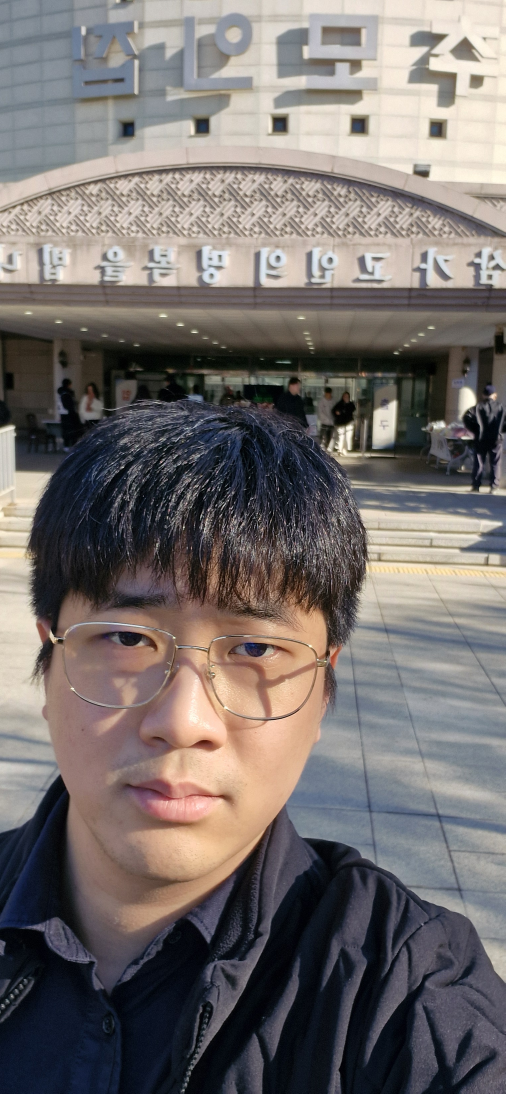
#> input picture client/uploads/-uHisAQOEMjwAVZx/original.jpg, 1516 x 3280 px (shown at 1/3 size)
$ python -i draw_module.py   (imports and definitions only)
#> lines starting #> are read from the running program, lines starting #| are printed output that depends on the picture; after the words box and inside, x2 and y2 are one past the last pixel; in counts of white or black regions, pixels touching at a corner belong together
#> in generate_sketch, image is the input picture: shape (3280, 1516, 3); mean B, G, R 109.2, 111.1, 117.5
import cv2
import random
import numpy as np

# ===== 고정 파라미터 =====
CANNY_LOW = 80
CANNY_HIGH = 150

# ===== 팔레트 (RGB 순서) =====
# 인덱스는 1부터 시작
palette = [

    # 🔴 빨강 계열
    (159, 52, 58),     # 딥 레드
    (179, 78, 96),     # 로즈 레드

    # 🟠 주황 계열
    (187, 99, 61),     # 브릭 오렌지

    # 🟡 노랑 계열
    (202, 181, 53),    # 머스터드 옐로우

    # 🟢 초록 계열
    (104, 150, 75),    # 올리브 그린
    (71, 125, 99),     # 포레스트 그린

    # 🟢 청록 계열
    (79, 118, 135),    # 틸 블루
    (58, 103, 168),    # 블루 그린

    # 🔵 파랑 계열
    (53, 46, 139),     # 딥 블루
    (68, 72, 97),      # 슬레이트 블루
    (56, 62, 78),      # 다크 블루 그레이

    # 🟣 보라 계열
    (111, 70, 140),    # 퍼플
    (130, 76, 113),    # 모브 퍼플

    # 🌸 핑크 계열
    (209, 145, 171),   # 소프트 핑크

    # 🟤 갈색 계열
    (103, 78, 71),     # 브라운
    (194, 166, 129),   # 베이지 브라운

    # 🟢 카키/올리브 계열
    (144, 128, 69),    # 카키

    # ⚪ 무채색
    (34, 33, 41),      # 차콜 블랙
    (0, 0, 0),         # 블랙
    (255, 255, 255),   # 화이트
]


# --------------------------------------------------
# 이미지 리사이즈
def resize_keep_ratio(image, max_size):
#> called with max_size = 200
    h, w = image.shape[:2]
#> h = 3280; w = 1516

    if max(h, w) <= max_size:
        return image

    scale = max_size / max(h, w)
#> scale = 0.061
    new_w = int(w * scale)
#> new_w = 92
    new_h = int(h * scale)
#> new_h = 200

    return cv2.resize(image, (new_w, new_h), interpolation=cv2.INTER_AREA)
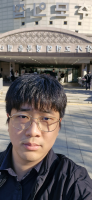
#> returned value: shape (200, 92, 3); mean of channels 0, 1, 2 109.2, 111.1, 117.5; drawn as B, G, R


# --------------------------------------------------
# 팔레트 최근접 색상
# [11 lines left out: function nearest_color, not called in this run]


# --------------------------------------------------
# 색상 → 인덱스 (1부터 시작)
def color_to_index(color):
    if color in palette:
        return palette.index(color) + 1
    return 1


# --------------------------------------------------
# 점묘화 생성
# [75 lines left out: function generate_stipple, not called in this run]

# --------------------------------------------------
# 스케치 생성 (연속 stroke 기반)
def generate_sketch(
        img_path,
        color_mode="bw",
        max_size=200,
        min_stroke_length=10,
        show_preview=True
):

    image = cv2.imread(img_path)
    if image is None:
        raise ValueError("이미지 로드 실패")

    image = resize_keep_ratio(image, max_size)

    gray = cv2.cvtColor(image, cv2.COLOR_BGR2GRAY)
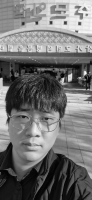
#> gray: shape (200, 92); min 2, max 250, mean 112.8
    edges = cv2.Canny(gray, 100,200)
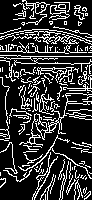
#> edges: shape (200, 92); 21.8% white in thin lines or dots

    h, w = gray.shape
#> h = 200; w = 92

    # 작은 노이즈 제거
    kernel = np.ones((3,3), np.uint8)
    edges = cv2.morphologyEx(edges, cv2.MORPH_CLOSE, kernel)
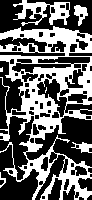
#> edges: shape (200, 92); 39.5% white; 7 white regions (2 under 20 px), largest, box (x1, y1, x2, y2) and area: (0, 26, 92, 200) 6293, (13, 0, 70, 26) 654, (74, 5, 88, 26) 158, (71, 142, 92, 153) 117, (0, 172, 6, 188) 34

    # 연결 컴포넌트 분리
    num_labels, labels = cv2.connectedComponents(edges)
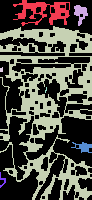
#> labels: shape (200, 92) int32; 8 distinct labels, from 0 to 7; one colour per label, 0 black
#> num_labels = 8

    strokes = []
    preview = 255 * np.ones((h, w, 3), dtype=np.uint8)

    for label in range(1, num_labels):

        ys, xs = np.where(labels == label)

        if len(xs) < min_stroke_length:
            continue

        # 좌표 리스트 생성
        points = list(zip(xs, ys))

        # 간단한 정렬 (왼쪽부터 시작)
        points.sort(key=lambda p: (p[0], p[1]))

        ordered_stroke = []

        for x, y in points:

            if color_mode == "bw":
                rgb_color = (0, 0, 0)
            else:
                b, g, r = image[y, x]
                rgb_color = nearest_color(r, g, b)

                if rgb_color == (255, 255, 255):
                    continue

            v = color_to_index(rgb_color)

            ordered_stroke.append((x, y, v))

            cv2.circle(
                preview,
                (x, y),
                0,
                (rgb_color[2], rgb_color[1], rgb_color[0]),
                -1
            )

        if len(ordered_stroke) > 0:
            strokes.append(ordered_stroke)
#> this loop made 7 passes
#> (ys, xs) on passes 4 to 5: ([67, 68, 68, 68, 69, 69, 69, 70, 70, 70, 71, 71, 71], [2, 0, 1, 2, 0, 1, 2, 0, 1, 2, 0, 1, 2]), ([87, 88, 89, 90, 90, 91, 92], [46, 46, 46, 45, 46, 45, 45])
#> after the loop, strokes = 6 items

    if show_preview:
        cv2.imshow("Sketch Preview", preview)
        cv2.waitKey(0)
        cv2.destroyAllWindows()

    return strokes, w, h

>>> result = generate_sketch('../client/uploads/-uHisAQOEMjwAVZx/original.jpg')
